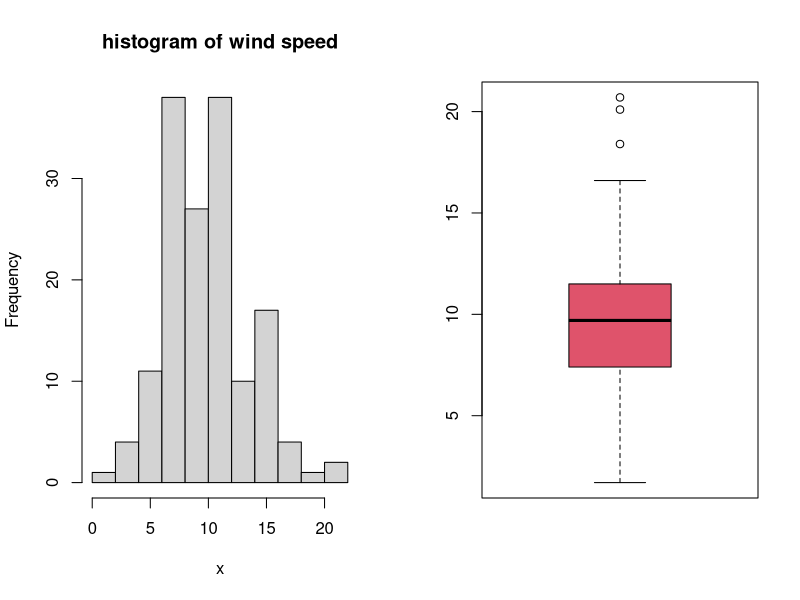
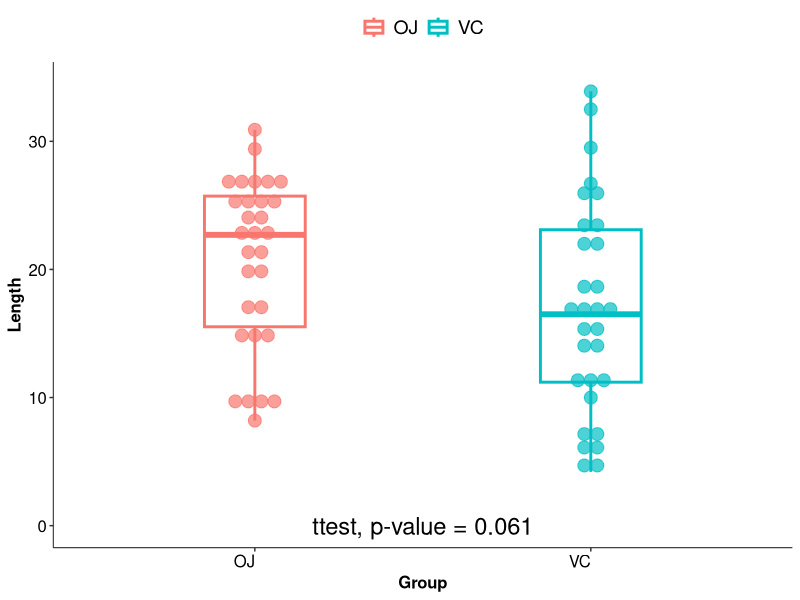
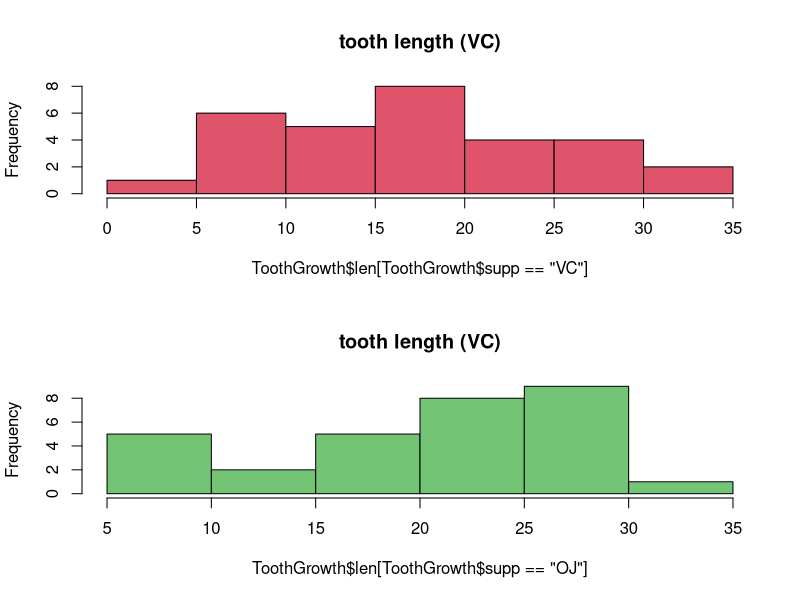

Generate these figures, in order, with R:
## ---- chunk 1
htmltools::img(src = "https://www.uhasselt.be/images/logos/2019/UHasselt-standaard.png", 
               alt = 'logo', 
               style = 'position:absolute; top:0; right:0; padding:10px; height:140px; width:auto; max-width:300px;')
## ---- chunk 2
knitr::opts_chunk$set(echo = TRUE, warning = FALSE, message = FALSE)
## ---- chunk 3
library(tidyverse)
## ---- chunk 4
data("airquality")
head(airquality)
## ---- chunk 5
wind_speed <- airquality$Wind
## ---- chunk 6
sprintf("Wind speed: mean = %.2f; median = %2.f; and variance = %.2f",
        mean(wind_speed), median(wind_speed), var(wind_speed))
## ---- chunk 7
par(mfrow = c(1, 2))
hist(wind_speed, main = "histogram of wind speed", xlab = "x")
boxplot(wind_speed, ylab = NULL, xlab = NULL, col = "#df536b")
## ---- chunk 8
data("ToothGrowth")
head(ToothGrowth)
## ---- chunk 9
tooth_length <- ToothGrowth$len
## ---- chunk 10
x <- t.test(ToothGrowth$len ~ ToothGrowth$supp)
ToothGrowth %>%
  ggplot(aes(x = supp, y = len)) +
  geom_dotplot(aes(color = supp, fill = supp) ,binaxis='y', 
                 stackdir='center', 
                 dotsize = 0.9,
                 alpha = 0.7, show.legend = F) +
  geom_boxplot(aes(color = supp), width = 0.3, fill = NA, size = 1) +
  annotate("text", x = 1.5, y = 0, 
           label = paste0("ttest, ", "p-value = ", round(x$p.value, 3)), size = 6) +
  theme_bw() + 
      theme(
        panel.grid.major = element_blank(),
        panel.grid.minor = element_blank(),
        panel.border = element_blank(),
        axis.line = element_line(size = 0.3),
        axis.text = element_text(size = 12, color = "black", hjust=1),
        axis.title = element_text(face = "bold", size = 12, color = "black"),
        plot.title = element_text(face = "bold", size = 14, color = "black", hjust = 0.5),
        legend.position = "top",
        legend.text = element_text(size = 14)
    ) +
    labs(
        x = "Group",
        y = "Length",
        color = NULL
    ) 
## ---- chunk 11
par(mfrow = c(2, 1))
hist(ToothGrowth$len[ToothGrowth$supp == "VC"], main = "tooth length (VC)", col = "#df536b")
hist(ToothGrowth$len[ToothGrowth$supp == "OJ"], main = "tooth length (VC)", col = "#74c476")
## ---- chunk 12
Name <- c("A", "B", "C", "D", "E", "F")
Gender <- c("M", "M", "F", "F", "F", "F")
Height <- c(180, 170, 170, 155, 167, 154)

df_q4 <- data.frame(Name, Gender, Height)
df_q4
## ---- chunk 13
data("chickwts")
head(chickwts)
## ---- chunk 14
table(chickwts$feed)
## ---- chunk 15
chick_hors_soy <- chickwts %>% filter(feed %in% c("horsebean", "soybean"))
## ---- chunk 16
chick_hors_soy %>% group_by(feed) %>% summarise(Mean = mean(weight),
                                                SD = sd(weight))
